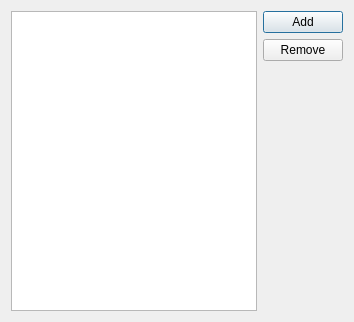
<?xml version="1.0" encoding="UTF-8"?>
<ui version="4.0">
 <class>TopicsDialog</class>
 <widget class="QDialog" name="TopicsDialog">
  <property name="geometry">
   <rect>
    <x>0</x>
    <y>0</y>
    <width>354</width>
    <height>322</height>
   </rect>
  </property>
  <property name="windowTitle">
   <string>Topics</string>
  </property>
  <property name="windowIcon">
   <iconset resource="../resources/resources.qrc">
    <normaloff>:/icons/custom-icons/license.png</normaloff>:/icons/custom-icons/license.png</iconset>
  </property>
  <layout class="QHBoxLayout" name="horizontalLayout">
   <item>
    <widget class="QListView" name="listView">
     <property name="styleSheet">
      <string notr="true">text-transform: uppercase;</string>
     </property>
     <property name="selectionMode">
      <enum>QAbstractItemView::SingleSelection</enum>
     </property>
     <property name="selectionBehavior">
      <enum>QAbstractItemView::SelectItems</enum>
     </property>
    </widget>
   </item>
   <item>
    <layout class="QVBoxLayout" name="verticalLayout">
     <item>
      <widget class="QPushButton" name="AddTopic">
       <property name="text">
        <string>Add</string>
       </property>
       <property name="icon">
        <iconset resource="../resources/resources.qrc">
         <normaloff>:/icons/custom-icons/circle-plus.png</normaloff>:/icons/custom-icons/circle-plus.png</iconset>
       </property>
      </widget>
     </item>
     <item>
      <widget class="QPushButton" name="RemoveTopic">
       <property name="text">
        <string>Remove</string>
       </property>
       <property name="icon">
        <iconset resource="../resources/resources.qrc">
         <normaloff>:/icons/custom-icons/circle-minus.png</normaloff>:/icons/custom-icons/circle-minus.png</iconset>
       </property>
      </widget>
     </item>
     <item>
      <spacer name="verticalSpacer">
       <property name="orientation">
        <enum>Qt::Vertical</enum>
       </property>
       <property name="sizeHint" stdset="0">
        <size>
         <width>20</width>
         <height>40</height>
        </size>
       </property>
      </spacer>
     </item>
    </layout>
   </item>
  </layout>
 </widget>
 <tabstops>
  <tabstop>AddTopic</tabstop>
  <tabstop>RemoveTopic</tabstop>
  <tabstop>listView</tabstop>
 </tabstops>
 <resources>
  <include location="../resources/resources.qrc"/>
 </resources>
 <connections/>
</ui>
